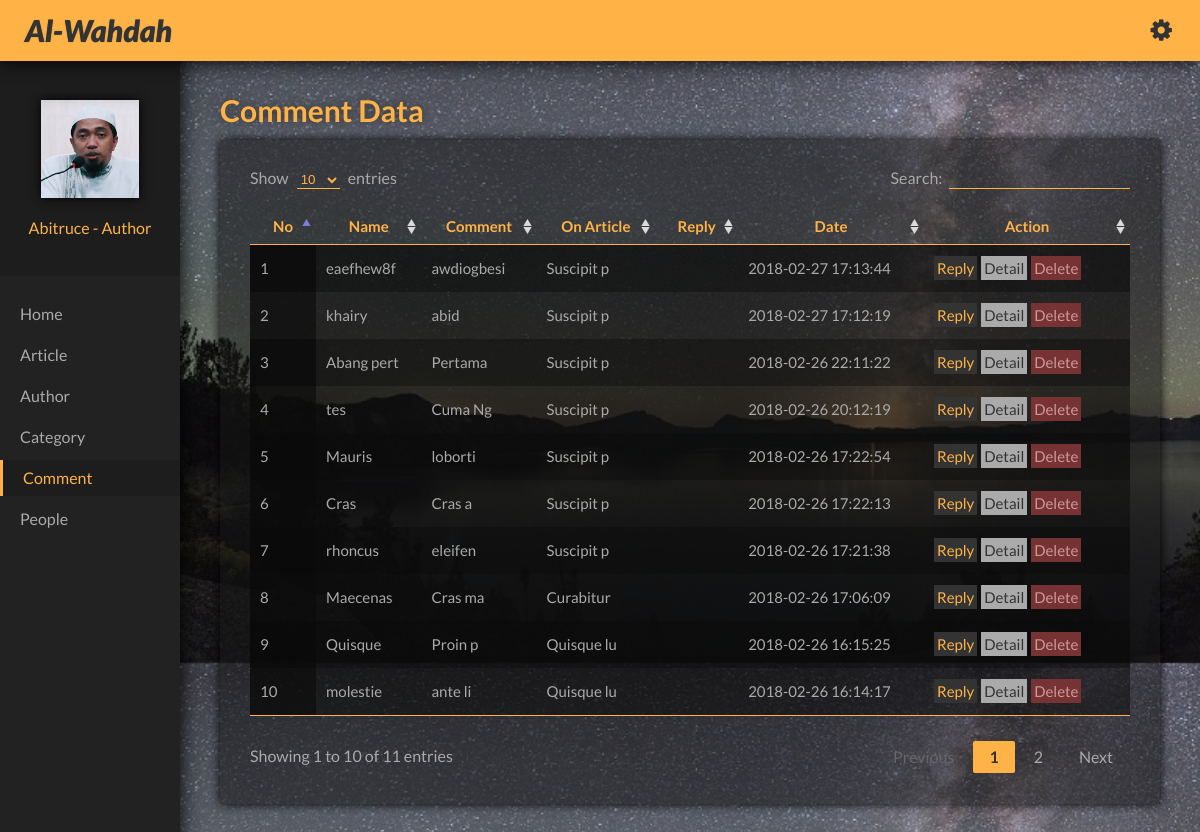
Page /admin/comment.php (signed in) on the committed database.
### tables this page shows
CREATE TABLE `comment` (
  `comment_id` int(3) NOT NULL,
  `people_id` int(4) NOT NULL,
  `comment_content` text NOT NULL,
  `comment_date` datetime NOT NULL,
  `article_id` int(5) NOT NULL,
  `comment_reply` int(3) DEFAULT NULL
);

CREATE TABLE `people` (
  `people_id` int(4) NOT NULL,
  `people_name` varchar(100) NOT NULL,
  `people_email` varchar(100) NOT NULL,
  `people_phone` varchar(14) DEFAULT NULL
);

CREATE TABLE `article` (
  `article_id` int(5) NOT NULL,
  `article_title` varchar(255) NOT NULL,
  `article_content` text NOT NULL,
  `article_quote` text,
  `article_image` varchar(50) DEFAULT NULL,
  `category_id` int(3) NOT NULL,
  `author_id` int(3) NOT NULL,
  `article_date` datetime NOT NULL,
  `article_status` enum('0','1') NOT NULL,
  `article_tags` varchar(255) DEFAULT NULL
);

### admin/function/library.php (called while the page is built, shortened)
<?php
function article($id)
{
	include 'proses/koneksi.php';
	$sql = mysqli_query($connect,"SELECT * FROM article WHERE article_id = '$id'");
	$func = mysqli_fetch_array($sql);
	return $func['article_title'];
}
function people($id)
{
	include 'proses/koneksi.php';
	$sql = mysqli_query($connect,"SELECT * FROM people WHERE people_id = '$id'");
	$func = mysqli_fetch_array($sql);
	return $func['people_name'];
}
function people_email($id)
{
	include 'proses/koneksi.php';
	$sql = mysqli_query($connect,"SELECT * FROM people WHERE people_id = '$id'");
	$func = mysqli_fetch_array($sql);
	return $func['people_email'];
}
?>

### admin/comment.php (the view, shortened to what this page needs)
<?php
	if (isset($_SESSION['login'])){
?>
<!DOCTYPE html>
<html>
	<head>
		<link href="js/plugin/datatables/datatables.min.css" rel="stylesheet" type="text/css">
		<link rel="stylesheet" type="text/css" href="css/font-awesome.min.css">
		<link href="css/style2.css" rel="stylesheet" type="text/css">
	</head>
	<body>
		<div id="container" class="admin clearfix">
			<?php
				include 'admin_header.php';
				include 'admin_sidebar.php';
			?>
			<div id="main" class="clearfix">
				<h2>Comment Data</h2>
				<div class="content clearfix">
					<table id="table" class="display" cellspacing="0" width="100%">
						<thead>
							<tr>
								<th>No</th>
								<th>Name</th>
								<th>Comment</th>
								<th>On Article</th>
								<th>Reply</th>
								<th>Date</th>
								<th>Action</th>
							</tr>
						</thead>
						<tbody>
							<?php
							include 'proses/koneksi.php';
							include 'function/library.php';
							$sql = mysqli_query($connect,"SELECT * FROM comment ORDER BY comment_date DESC");
							$no = 1;
							while($row = mysqli_fetch_array($sql)){
								echo "
									<tr>
										<td>".$no++."</td>
										<td>".substr(people($row['people_id']),0,10)."</td>
										<td>".substr($row['comment_content'],0,10)." </td>
										<td>".substr(article($row['article_id']),0,10)."</td>
										<td>".substr(comment($row['comment_reply']),0,10)."</td>
										<td>".$row['comment_date']."</td>
										<td>
											<a class='rpl' href='comment_reply.php?ID=$row[comment_id]&reply=$row[comment_reply]'>Reply</a>
											<a class='dtl' href='comment_detail.php?ID=$row[comment_id]'>Detail</a> ".
											((people_email($row['people_id']) == $_SESSION['author_email']) ?
												"<a class='edt' href='comment_edit.php?ID=$row[comment_id]'>Edit</a>" : ''
											)
											." <a class='del' href='proses/proses_comment_delete.php?ID=$row[comment_id]'>Delete</a>
										</td>
									</tr>
								";
							}
							?>
						</tbody>
					</table>
				</div>
			</div>
		</div>
	</body>
</html>
<?php
	} else {
		header("location:login.php");
	}
?>

### admin/css/style2.css (style rules this page uses)
html, body, div, span, applet, object, iframe, h1, h2, h3, h4, h5, h6, p, blockquote, pre, a, abbr, acronym, address, big, cite, code, del, dfn, em, img, ins, kbd, q, s, samp, small, strike, strong, sub, sup, tt, var, b, u, i, center, dl, dt, dd, ol, ul, li, fieldset, form, label, legend, table, caption, tbody, tfoot, thead, tr, th, td, article, aside, canvas, details, embed, figure, figcaption, footer, header, hgroup, menu, nav, output, ruby, section, summary, time, mark, audio, video { margin: 0; padding: 0; border: 0; font-size: 100%; font: inherit; vertical-align: baseline; }
body { line-height: 1; }
table { border-collapse: collapse; border-spacing: 0; }
.clearfix:after { visibility: hidden; display: block; font-size: 0; content: " "; clear: both; height: 0; }
body { background-image: url(../images/bg-login2.jpeg); background-size: 130%; background-attachment: fixed; font-family: 'lato',sans-serif; }
a { color: inherit; text-decoration: none; }
#main { float: right; width: 85%; box-sizing: border-box; padding: 90px 40px; }
#main h2 { font-size: 30px; font-weight: 700; color: #FFB347; text-shadow: 0 0 10px #333; float: left; padding-top: 5px; }
.content { background: rgba(20,20,20,0.5); padding: 30px; margin: 50px auto; box-shadow: 0 0 10px #000; }
.tbl td a { margin-right: 1px; }
.tbl .dtl { padding: 3px; background: #aaa; color: #333; }
.tbl .del { padding: 3px; background: #733; color: #c99; }
.tbl .rpl { padding: 3px; background: #333; color: #FFB347; }
.tbl table { padding: 20px 0 0 0; margin: 0 0 20px 0; color: #aaa; font-size: 15px; border-bottom: 1px solid #FFB347 !important; }
table.dataTable.display tbody tr td:first-child, table.dataTable thead th:first-child { width: 30px !important; }
table.dataTable.display tbody tr td:last-child, table.dataTable thead th:last-child { width: 170px !important; }
table.dataTable thead th { border-bottom-color: #FFB347; color: #FFB347; }
table.dataTable.display tbody tr.odd td { border-bottom: 1px solid transparent; border-top: 1px solid transparent; }
table.dataTable.display tbody tr.even td { border-bottom: 1px solid transparent; border-top: 1px solid transparent; }
table.dataTable.display tbody tr.odd { background: rgba(10,10,10,0.7); }
table.dataTable.display tbody tr.odd>.sorting_1 { background: rgba(10,10,10,0.8); }
table.dataTable.display tbody tr.even { background: rgba(10,10,10,0.5); }
table.dataTable.display tbody tr.even>.sorting_1 { background: rgba(10,10,10,0.6); }
table.dataTable tbody td { padding: 15px 10px; }

### rows in the picture
comment: people.people_name "eaefhew8f", comment_content "awdiogbesi", article.article_title "Suscipit p", comment_date "2018-02-27 17:13:44"
comment: people.people_name "khairy", comment_content "abid", article.article_title "Suscipit p", comment_date "2018-02-27 17:12:19"
comment: people.people_name "Abang pert", comment_content "Pertama", article.article_title "Suscipit p", comment_date "2018-02-26 22:11:22"
comment: people.people_name "tes", comment_content "Cuma Ng", article.article_title "Suscipit p", comment_date "2018-02-26 20:12:19"
comment: people.people_name "Mauris", comment_content "loborti", article.article_title "Suscipit p", comment_date "2018-02-26 17:22:54"
comment: people.people_name "Cras", comment_content "Cras a", article.article_title "Suscipit p", comment_date "2018-02-26 17:22:13"
comment: people.people_name "rhoncus", comment_content "eleifen", article.article_title "Suscipit p", comment_date "2018-02-26 17:21:38"
comment: people.people_name "Maecenas", comment_content "Cras ma", article.article_title "Curabitur", comment_date "2018-02-26 17:06:09"
comment: people.people_name "Quisque", comment_content "Proin p", article.article_title "Quisque lu", comment_date "2018-02-26 16:15:25"
comment: people.people_name "molestie", comment_content "ante li", article.article_title "Quisque lu", comment_date "2018-02-26 16:14:17"

### other values in the picture
$_SESSION['author_name'] "Abitruce"
